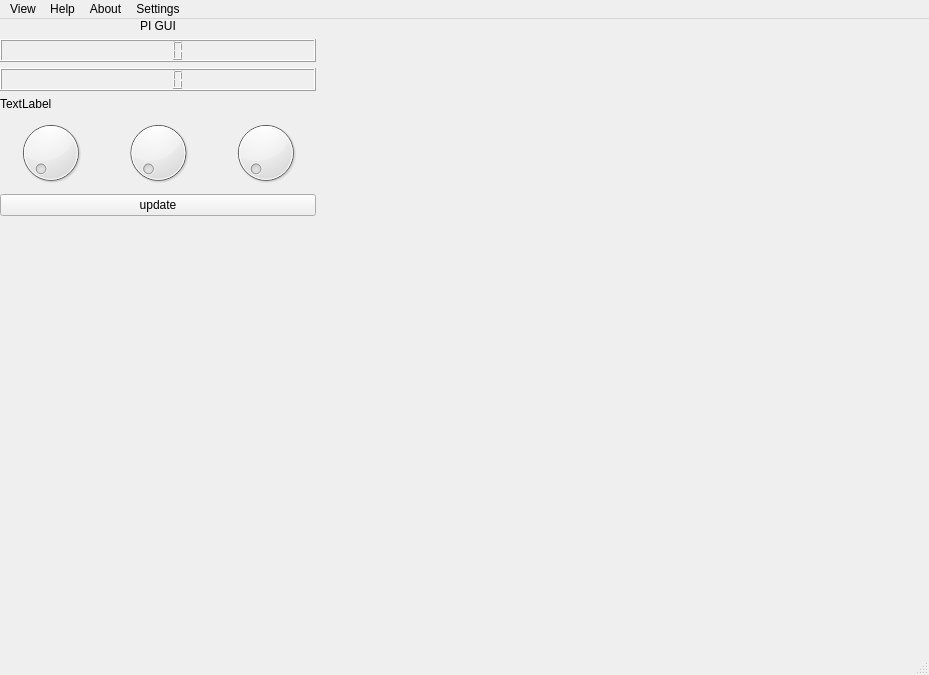
<?xml version="1.0" encoding="UTF-8"?>
<ui version="4.0">
 <class>MainWindow</class>
 <widget class="QMainWindow" name="MainWindow">
  <property name="geometry">
   <rect>
    <x>0</x>
    <y>0</y>
    <width>929</width>
    <height>675</height>
   </rect>
  </property>
  <property name="windowTitle">
   <string>MainWindow</string>
  </property>
  <widget class="QWidget" name="centralwidget">
   <widget class="QWidget" name="verticalLayoutWidget">
    <property name="geometry">
     <rect>
      <x>0</x>
      <y>0</y>
      <width>316</width>
      <height>197</height>
     </rect>
    </property>
    <layout class="QGridLayout" name="gridLayout_4">
     <item row="3" column="0">
      <widget class="QLabel" name="label">
       <property name="text">
        <string>TextLabel</string>
       </property>
      </widget>
     </item>
     <item row="0" column="0" alignment="Qt::AlignHCenter">
      <widget class="QLabel" name="label_window_title">
       <property name="styleSheet">
        <string notr="true">font: 16pt &quot;Lucida Sans Typewriter&quot;;</string>
       </property>
       <property name="text">
        <string>PI GUI</string>
       </property>
      </widget>
     </item>
     <item row="6" column="0">
      <widget class="QPushButton" name="pushButton">
       <property name="text">
        <string>update</string>
       </property>
      </widget>
     </item>
     <item row="5" column="0">
      <layout class="QHBoxLayout" name="horizontalLayout_2">
       <item>
        <widget class="QDial" name="dial"/>
       </item>
       <item>
        <widget class="QDial" name="dial_2"/>
       </item>
       <item>
        <widget class="QDial" name="dial_3"/>
       </item>
      </layout>
     </item>
     <item row="1" column="0">
      <widget class="QLCDNumber" name="lcdNumber"/>
     </item>
     <item row="7" column="0">
      <layout class="QVBoxLayout" name="grid_graph"/>
     </item>
     <item row="2" column="0">
      <widget class="QLCDNumber" name="lcdNumber_2"/>
     </item>
    </layout>
   </widget>
  </widget>
  <widget class="QMenuBar" name="menubar">
   <property name="geometry">
    <rect>
     <x>0</x>
     <y>0</y>
     <width>929</width>
     <height>21</height>
    </rect>
   </property>
   <widget class="QMenu" name="menuOm">
    <property name="title">
     <string>About</string>
    </property>
    <addaction name="actionPyQt5_application"/>
    <addaction name="actionAbout_application"/>
   </widget>
   <widget class="QMenu" name="menuView">
    <property name="title">
     <string>View</string>
    </property>
   </widget>
   <widget class="QMenu" name="menuHelp">
    <property name="title">
     <string>Help</string>
    </property>
   </widget>
   <widget class="QMenu" name="menuSettings">
    <property name="title">
     <string>Settings</string>
    </property>
   </widget>
   <addaction name="menuView"/>
   <addaction name="menuHelp"/>
   <addaction name="menuOm"/>
   <addaction name="menuSettings"/>
  </widget>
  <widget class="QStatusBar" name="statusbar"/>
  <action name="actionPyQt5_application">
   <property name="text">
    <string>PyQt5 application</string>
   </property>
  </action>
  <action name="actionAbout_application">
   <property name="text">
    <string>About application</string>
   </property>
  </action>
 </widget>
 <resources/>
 <connections>
  <connection>
   <sender>pushButton</sender>
   <signal>clicked()</signal>
   <receiver>label_window_title</receiver>
   <slot>clear()</slot>
   <hints>
    <hint type="sourcelabel">
     <x>115</x>
     <y>190</y>
    </hint>
    <hint type="destinationlabel">
     <x>135</x>
     <y>35</y>
    </hint>
   </hints>
  </connection>
  <connection>
   <sender>dial</sender>
   <signal>rangeChanged(int,int)</signal>
   <receiver>lcdNumber</receiver>
   <slot>display(int)</slot>
   <hints>
    <hint type="sourcelabel">
     <x>71</x>
     <y>133</y>
    </hint>
    <hint type="destinationlabel">
     <x>85</x>
     <y>57</y>
    </hint>
   </hints>
  </connection>
  <connection>
   <sender>dial_2</sender>
   <signal>actionTriggered(int)</signal>
   <receiver>label</receiver>
   <slot>setNum(int)</slot>
   <hints>
    <hint type="sourcelabel">
     <x>136</x>
     <y>147</y>
    </hint>
    <hint type="destinationlabel">
     <x>42</x>
     <y>113</y>
    </hint>
   </hints>
  </connection>
  <connection>
   <sender>dial_3</sender>
   <signal>sliderMoved(int)</signal>
   <receiver>lcdNumber</receiver>
   <slot>display(int)</slot>
   <hints>
    <hint type="sourcelabel">
     <x>285</x>
     <y>157</y>
    </hint>
    <hint type="destinationlabel">
     <x>232</x>
     <y>63</y>
    </hint>
   </hints>
  </connection>
  <connection>
   <sender>dial_2</sender>
   <signal>sliderMoved(int)</signal>
   <receiver>lcdNumber_2</receiver>
   <slot>display(int)</slot>
   <hints>
    <hint type="sourcelabel">
     <x>173</x>
     <y>163</y>
    </hint>
    <hint type="destinationlabel">
     <x>168</x>
     <y>98</y>
    </hint>
   </hints>
  </connection>
 </connections>
</ui>
